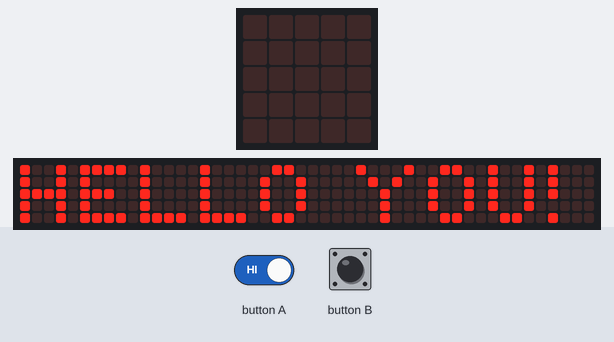
A program run on a simulated BBC micro:bit running MicroPython. Parts: the board's 5×5 LED display, a strip that is not on the board, showing the scrolling text unrolled. The inputs (shaded band) are chosen by the test bench. The 48×5 strip is a reading aid, not a part: it shows the text the display is scrolling, unrolled, one strip-width of it at a time.

Above: at 7.4 s.
8.9 s: button B pressed for 0.15 s
At 8.97 s:
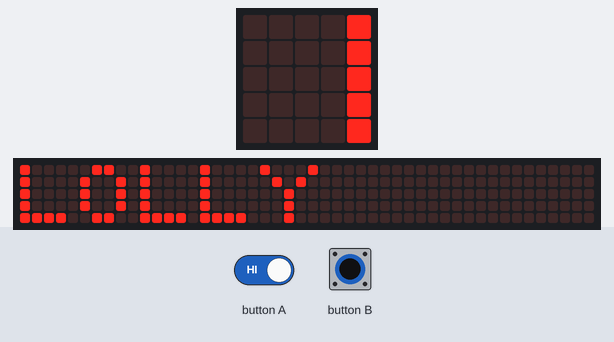
9.6 s: button A driven LOW and button B driven LOW
12.6 s: button A released
At 13.62 s:
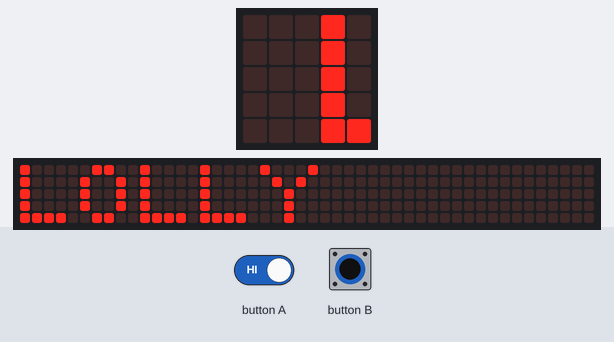
14.9 s: button A driven LOW and button B driven HIGH
17.9 s: button A released
At 18.9 s:
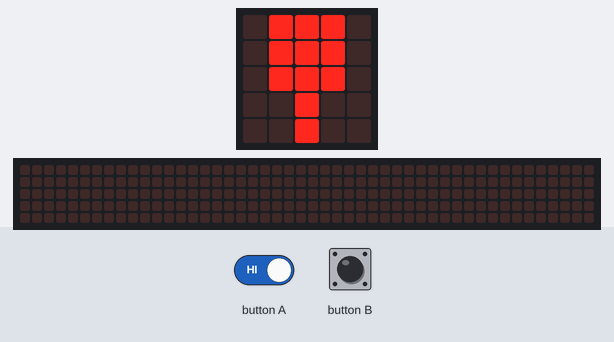
19.4 s: button A held down
At 19.47 s:
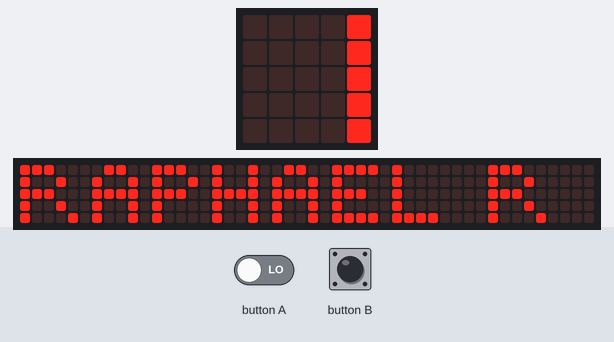

The program:

microbit_program__1_.py
```python
from microbit import *
LOLLY = Image("09990:"
             "09990:"
             "09990:"
             "00900:"
             "00900")


display.scroll("HELLO YOU!")
while True:
    if button_a.is_pressed():
        display.scroll("RAPHAEL REBEL")
        display.show(Image.HAPPY)
    elif button_b.is_pressed():
        display.scroll("LOLLY")
        display.show(LOLLY)
```

Measured:
- after the input at 8.9 s, the display: changes at once (image 1)
- after the input at 17.9 s, the display: changes at once (image 3)
- after the input at 19.4 s, the display: changes at once (image 4)
